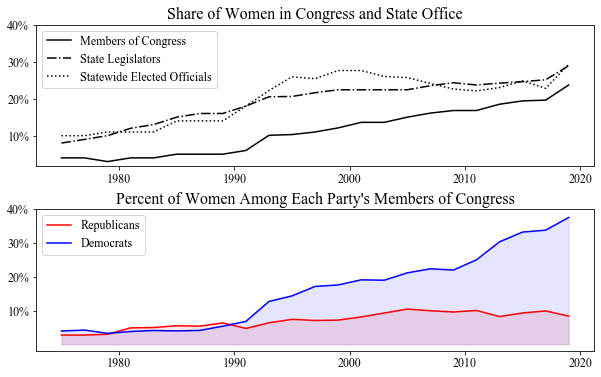

The Python source for this figure:
from matplotlib import pyplot as plt
from matplotlib import gridspec as gridspec
import pandas as pd


#read csv file

offices = pd.read_csv('us_women_offices.csv')


#initialize figure

plt.figure(figsize=(10, 6))


#add line graphs to top figure

ax1 = plt.subplot(2, 1, 1)
plt.plot(offices['year'], offices['congress'], color='black', linestyle='-')
plt.plot(offices['year'], offices['state_leg'], color='black', linestyle='-.')
plt.plot(offices['year'], offices['state_el'], color='black', linestyle=':')


#add legend, adjust axis markings, add title to top figure

L = ax1.legend(['Members of Congress', 'State Legislators', 'Statewide Elected Officials'], fontsize=12)
plt.setp(L.texts, family='Times New Roman')
ax1.set_title('Share of Women in Congress and State Office', fontname='Times New Roman', fontsize=16)
ax1.set_yticks([10, 20, 30, 40])
ax1.set_yticklabels(['10%', '20%', '30%', '40%'], fontname='Times New Roman', fontsize=12)
ax1.set_xticklabels(['1970', '1980', '1990', '2000', '2010', '2020'], fontname='Times New Roman', fontsize=12)


#add line graphs to bottom figure, twice for each version (once to add light shading and another to add solid line on top)

ax2 = plt.subplot(2, 1, 2)
ax2.fill_between(offices['year'], offices['r_women'], where=offices['r_women']>=0, color='red', alpha=0.1)
ax2.fill_between(offices['year'], offices['d_women'], where=offices['d_women']>=0, color='blue', alpha=0.1)
plt.plot(offices['year'], offices['r_women'], color='red')
plt.plot(offices['year'], offices['d_women'], color='blue')


#add legend, adjust axis markings, and add title to bottom figure

L = ax2.legend(['Republicans', 'Democrats'], fontsize=12)
plt.setp(L.texts, family='Times New Roman')
ax2.set_title("Percent of Women Among Each Party's Members of Congress", fontname='Times New Roman', fontsize=16)
ax2.set_yticks([0.1, 0.2, 0.3, 0.4])
ax2.set_yticklabels(['10%', '20%', '30%', '40%'], fontname='Times New Roman', fontsize=12)
ax2.set_xticklabels(['1970', '1980', '1990', '2000', '2010', '2020'], fontname='Times New Roman', fontsize=12)


#adjust space between figures and save image

plt.subplots_adjust(hspace=0.3)
plt.savefig('offices.png', bbox_inches='tight')
